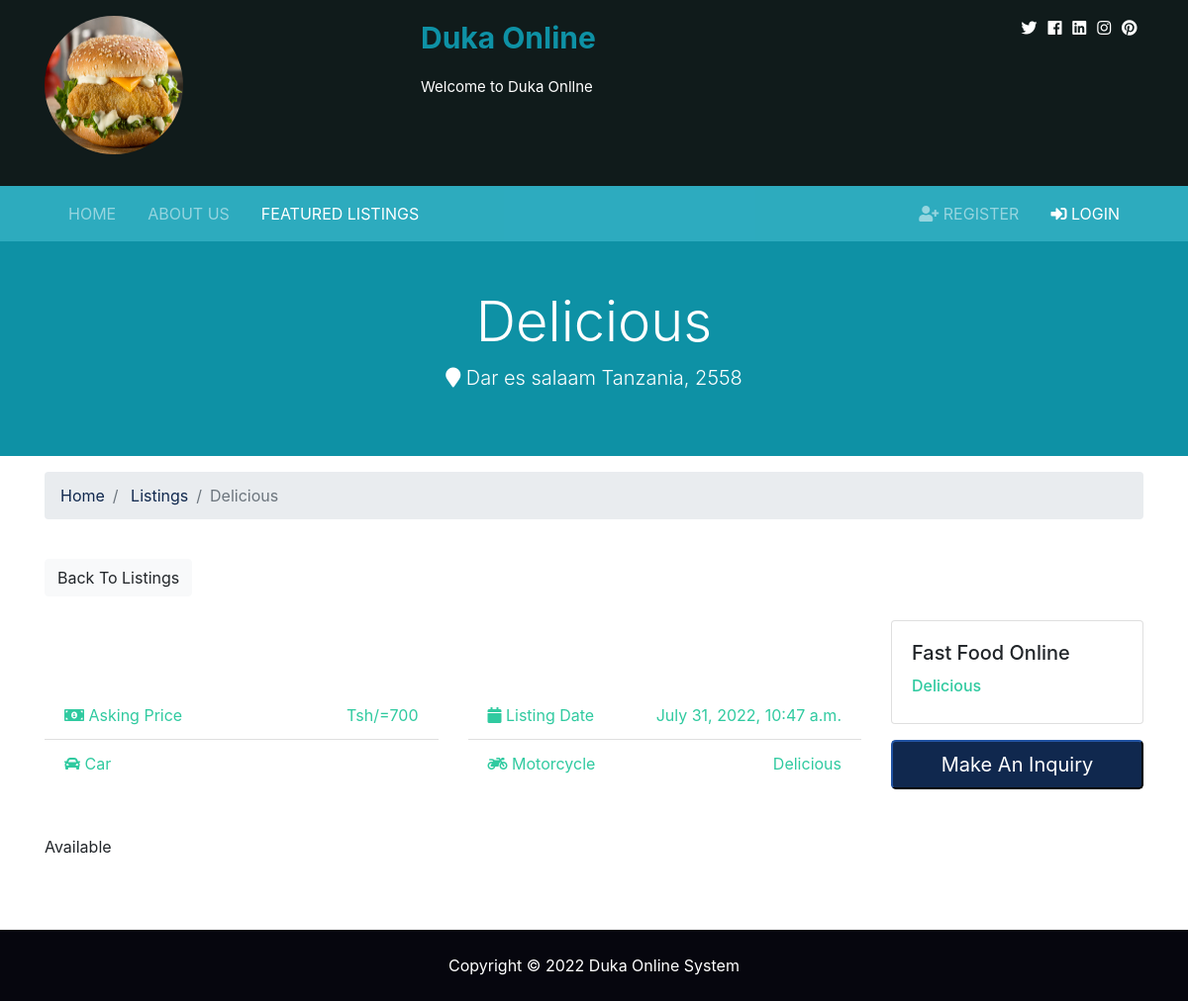
/listings/10, run on the app's committed database.
### listings/models.py (models this page shows, shortened)
class Listing(models.Model):
    realtor = models.ForeignKey(Realtor, on_delete=models.DO_NOTHING)
    title = models.CharField(max_length=200)
    address = models.CharField(max_length=200)
    city = models.CharField(max_length=100)
    state = models.CharField(max_length=100)
    zipcode = models.CharField(max_length=20)
    description = models.TextField(blank=True)
    price = models.IntegerField()
    photo_main = models.ImageField(upload_to='photos/%Y/%m/%d/')
    is_published = models.BooleanField(default=True)
    list_date = models.DateTimeField(default=datetime.now, blank=True)

### realtors/models.py (models this page shows)
class Realtor(models.Model):
    name = models.CharField(max_length=200)
    photo = models.ImageField(upload_to='photos/%Y/%m/%d')
    phone = models.CharField(max_length=20)
    email = models.CharField(max_length=50)
    is_mvp = models.BooleanField(default=False)
    hire_date = models.DateTimeField(default=datetime.now, blank=True)
    def __str__(self):
        return self.name

### listings/views.py (the view)
# urls.py: path('<int:listing_id>', views.listing, name='listing'),
def listing(request, listing_id):
    listing = get_object_or_404(Listing, pk=listing_id)
    context = {
        'listing': listing
    }
    return render(request, 'listings/listing.html', context)

### templates/listings/listing.html (shortened to what this page needs)
{% extends 'base.html' %}
{% load humanize %}
{% block content %}
<section id="" class="py-5 text-white" style="background-color:rgb(14, 145, 165);">
        <div class="container">
          <div class="row text-center">
            <div class="col-md-12">
              <h1 class="display-4">{{ listing.title }}</h1>
              <p class="lead">
                <i class="fas fa-map-marker"></i> {{ listing.city }} {{ listing.state }}, {{ listing.zipcode }}</p>
            </div>
          </div>
        </div>
      </section>
      <section id="bc" class="mt-3">
        <div class="container">
          <nav>
            <ol class="breadcrumb">
              <li class="breadcrumb-item">
                <a href="{% url 'index' %}">Home</a>
              </li>
              <li class="breadcrumb-item">
                <a href="{% url 'listings' %}">Listings</a>
              </li>
              <li class="breadcrumb-item active">{{ listing.title }}</li>
            </ol>
          </nav>
        </div>
      </section>
      <section id="listing" class="py-4">
        <div class="container">
          <a href="{% url 'listings' %}" class="btn btn-light mb-4">Back To Listings</a>
          <div class="row">
            <div class="col-md-9">
              <div class="row mb-5 fields">
                <div class="col-md-6">
                  <ul class="list-group list-group-flush">
                    <li class="list-group-item text-secondary">
                      <i class="fas fa-money-bill-alt"></i> Asking Price
                      <span class="float-right">Tsh/={{ listing.price | intcomma}}</span>
                    </li>
                    <li class="list-group-item text-secondary">
                      <i class="fas fa-car"></i> Car
                    </li>
                  </ul>
                </div>
                <div class="col-md-6">
                  <ul class="list-group list-group-flush">
                    <li class="list-group-item text-secondary">
                      <i class="fas fa-calendar"></i> Listing Date
                      <span class="float-right">{{ listing.list_date }}</span>
                    </li>
                    <li class="list-group-item text-secondary">
                      <i class="fas fa-motorcycle"></i> Motorcycle
                      <span class="float-right">{{ listing.realtor }}
                      </span>
                    </li>
                  </ul>
                </div>
              </div>
              <div class="row mb-5">
                <div class="col-md-12">
                    {{ listing.description }}
                </div>
              </div>
            </div>
            <div class="col-md-3">
              <div class="card mb-3">
                <div class="card-body">
                  <h5 class="card-title">Fast Food Online</h5>
                  <h6 class="text-secondary">{{ listing.realtor }}</h6>
                </div>
              </div>
              <button class="btn-primary btn-block btn-lg" data-toggle="modal" data-target="#inquiryModal">Make An Inquiry</button>
            </div>
          </div>
        </div>
      </section>
{% endblock %}

### btre/static/css/all.css (style rules this page uses)
.fa, .fas, .far, .fal, .fab { -moz-osx-font-smoothing: grayscale; -webkit-font-smoothing: antialiased; display: inline-block; font-style: normal; font-variant: normal; text-rendering: auto; line-height: 1; }
.fa-calendar:before { content: "\f133"; }
.fa-car:before { content: "\f1b9"; }
.fa-map-marker:before { content: "\f041"; }
.fa-money-bill-alt:before { content: "\f3d1"; }
.fa-motorcycle:before { content: "\f21c"; }
.fa, .fas { font-family: 'Font Awesome 5 Free'; font-weight: 900; }

### data on the page
Listing: title "Delicious", city "Dar es salaam", state "Tanzania", zipcode "2558", price "700", list_date "July 31, 2022, 10:47 a.m.", realtor "Delicious", description "Available"
